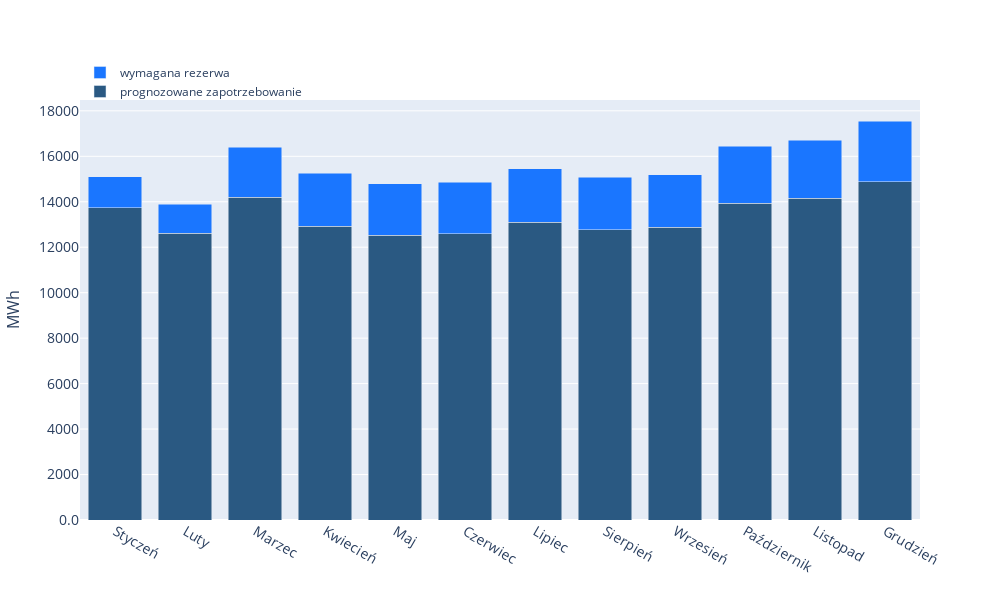

Notebook cell for this chart:
### Code cell
x = wykres_zap_gen['miesiąc']
zapotrzebowanie = wykres_zap_gen['zap GW']
generacja =  wykres_zap_gen['rezerwa GW']



fig2 = go.Figure(data=[
    go.Bar(name='prognozowane zapotrzebowanie', x=x, y=zapotrzebowanie, 
           marker_color='#2A5982'
          ),
    go.Bar(name='wymagana rezerwa', x=x, y=generacja, 
          marker_color='#1A76FF'
          )
])

fig2.update_layout(
    barmode='stack',
    width=1000,
    height=600,
    bargap=0.15, # gap between bars of adjacent location coordinates.
    bargroupgap=0.1, # gap between bars of the same location coordinate.
    #title='Krajowa miesięczna generacja i zapotrzebowanie',
    xaxis_tickfont_size=14,
    
    #xaxis=dict(
    #        dtick="M1",
    #tickformat="%b\n%Y"),
    
    yaxis=dict(
        title='MWh',
        titlefont_size=16,
        tickfont_size=14,
        tickformat=".2r"
    ),
    
    legend=dict(
        x=0,
        y=1.1,
        bgcolor='rgba(255, 255, 255, 0)',
        bordercolor='rgba(255, 255, 255, 0)'
        )
    )

fig2.show()

### Figure 1 — Plotly figure (JSON) as saved in the notebook; plotly's stock layout.template omitted (floating-point values rounded to 4 significant figures)
{"data": [{"marker": {"color": "#2A5982"}, "name": "prognozowane zapotrzebowanie", "type": "bar", "x": ["Styczeń", "Luty", "Marzec", "Kwiecień", "Maj", "Czerwiec", "Lipiec", "Sierpień", "Wrzesień", "Październik", "Listopad", "Grudzień"], "y": [13730.0, 12620.0, 14200.0, 12920.0, 12530.0, 12580.0, 13090.0, 12780.0, 12880.0, 13940.0, 14160.0, 14880.0]}, {"marker": {"color": "#1A76FF"}, "name": "wymagana rezerwa", "type": "bar", "x": ["Styczeń", "Luty", "Marzec", "Kwiecień", "Maj", "Czerwiec", "Lipiec", "Sierpień", "Wrzesień", "Październik", "Listopad", "Grudzień"], "y": [1377.0, 1263.0, 2199.0, 2325.0, 2256.0, 2265.0, 2356.0, 2300.0, 2318.0, 2509.0, 2549.0, 2678.0]}], "layout": {"bargap": 0.15, "bargroupgap": 0.1, "barmode": "stack", "height": 600, "legend": {"bgcolor": "rgba(255, 255, 255, 0)", "bordercolor": "rgba(255, 255, 255, 0)", "x": 0, "y": 1.1}, "width": 1000, "xaxis": {"autorange": true, "range": [-0.5, 11.5], "tickfont": {"size": 14}, "type": "category"}, "yaxis": {"autorange": true, "range": [0, 18480.0], "tickfont": {"size": 14}, "tickformat": ".2r", "title": {"font": {"size": 16}, "text": "MWh"}, "type": "linear"}}}
